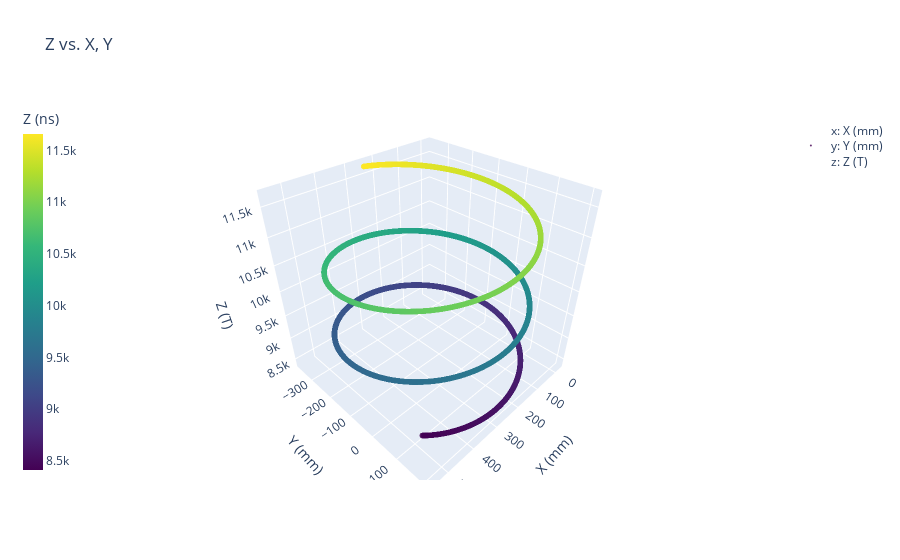
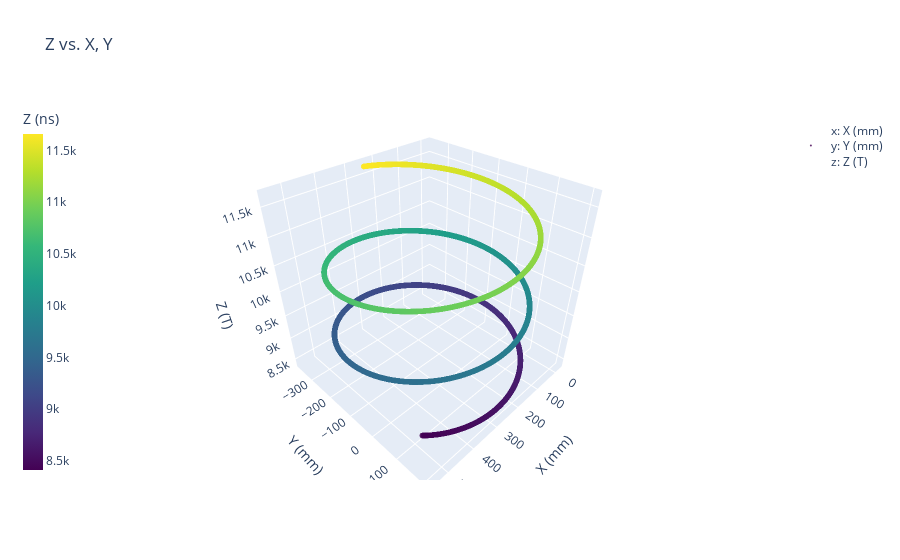

Notebook code for these charts, in order:
### Markdown cell above
## Testing Param Init Conditions

### Code cell
scatter3d(X,Y,Z,inline=True)

### Figure 1 — Plotly figure (JSON) as saved in the notebook; plotly's stock layout.template omitted (floating-point values rounded to 4 significant figures; data arrays with more than 128 entries replaced by an {"elided": "..."} marker saying what was removed)
{"data": [{"marker": {"cauto": false, "cmax": 11660.0, "cmin": 8412.0, "color": {"elided": "1901 float values"}, "colorbar": {"thickness": 20, "title": {"text": "Z (ns)"}, "x": -0.1, "y": 0.5}, "colorscale": [[0, "#440154"], [0.1111, "#482878"], [0.2222, "#3e4989"], [0.3333, "#31688e"], [0.4444, "#26828e"], [0.5556, "#1f9e89"], [0.6667, "#35b779"], [0.7778, "#6ece58"], [0.8889, "#b5de2b"], [1, "#fde725"]], "opacity": 0.8, "reversescale": false, "showscale": true, "size": 2}, "mode": "markers", "name": "<br>x: X (mm)<br>y: Y (mm)<br>z: Z (T)<br>", "type": "scatter3d", "x": {"elided": "1901 float values"}, "y": {"elided": "1901 float values"}, "z": {"elided": "1901 float values"}}], "layout": {"scene": {"xaxis": {"title": {"text": "X (mm)"}}, "yaxis": {"title": {"text": "Y (mm)"}}, "zaxis": {"title": {"text": "Z (T)"}}}, "showlegend": true, "title": {"text": "Z vs. X, Y"}}}

### Figure 2 — Plotly figure (JSON) as saved in the notebook; plotly's stock layout.template omitted (floating-point values rounded to 4 significant figures; data arrays with more than 128 entries replaced by an {"elided": "..."} marker saying what was removed)
{"data": [{"marker": {"cauto": false, "cmax": 11660.0, "cmin": 8412.0, "color": {"elided": "1901 float values"}, "colorbar": {"thickness": 20, "title": {"text": "Z (ns)"}, "x": -0.1, "y": 0.5}, "colorscale": [[0, "#440154"], [0.1111, "#482878"], [0.2222, "#3e4989"], [0.3333, "#31688e"], [0.4444, "#26828e"], [0.5556, "#1f9e89"], [0.6667, "#35b779"], [0.7778, "#6ece58"], [0.8889, "#b5de2b"], [1, "#fde725"]], "opacity": 0.8, "reversescale": false, "showscale": true, "size": 2}, "mode": "markers", "name": "<br>x: X (mm)<br>y: Y (mm)<br>z: Z (T)<br>", "type": "scatter3d", "x": {"elided": "1901 float values"}, "y": {"elided": "1901 float values"}, "z": {"elided": "1901 float values"}}], "layout": {"scene": {"xaxis": {"title": {"text": "X (mm)"}}, "yaxis": {"title": {"text": "Y (mm)"}}, "zaxis": {"title": {"text": "Z (T)"}}}, "showlegend": true, "title": {"text": "Z vs. X, Y"}}}
